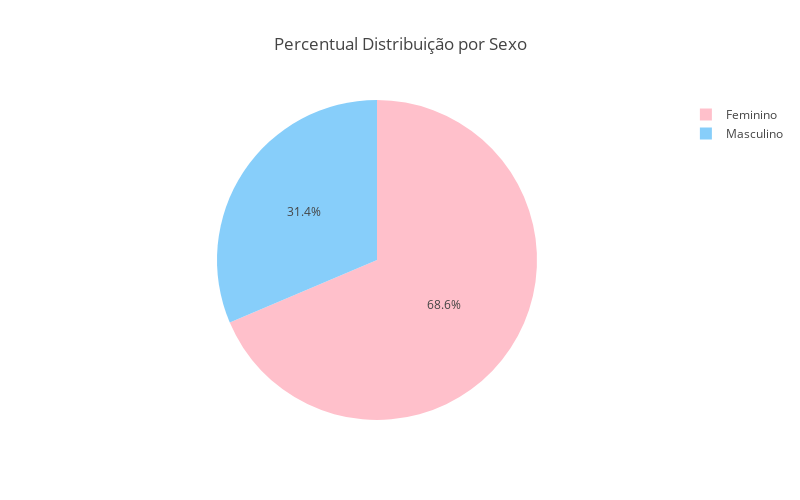

Notebook cell for this chart:
### Markdown cell above
<h3>Explorando o Atributo SEXO</h3>

### Code cell
# Explorando o Atributo Sexo

df_masculino = df_aposentadorias[df_aposentadorias["Sexo"]== 'Masculino']
df_feminino = df_aposentadorias[df_aposentadorias["Sexo"]== 'Feminino']


# Grafico 1 - Percentual de Distribuição por Sexo - Pizza
labels = df_aposentadorias['Sexo']
values = df_aposentadorias.groupby('Sexo').sum()['Qte Benefícios Concedidos']

trace = go.Pie(labels=labels, values=values,
              marker=dict(colors=['lightskyblue', 'pink']), 
              )

layout = go.Layout(yaxis=dict(title='Sexo'),xaxis=dict(title='Qtd') ,title='Percentual Distribuição por Sexo',autosize=False,     width=800,     height=500 )

fig = go.Figure(data=[trace], layout=layout, )

py.iplot(fig)

### Figure 1 — Plotly figure (JSON) as saved in the notebook; plotly's stock layout.template omitted (floating-point values rounded to 4 significant figures; data arrays with more than 128 entries replaced by an {"elided": "..."} marker saying what was removed)
{"data": [{"labels": {"elided": "3879 str values"}, "marker": {"colors": ["lightskyblue", "pink"]}, "type": "pie", "uid": "4a97e12d-05d5-4da0-8496-aaa680380eb6", "values": [1649154, 3602850]}], "layout": {"autosize": false, "height": 500, "title": {"text": "Percentual Distribuição por Sexo"}, "width": 800, "xaxis": {"title": {"text": "Qtd"}}, "yaxis": {"title": {"text": "Sexo"}}}}
